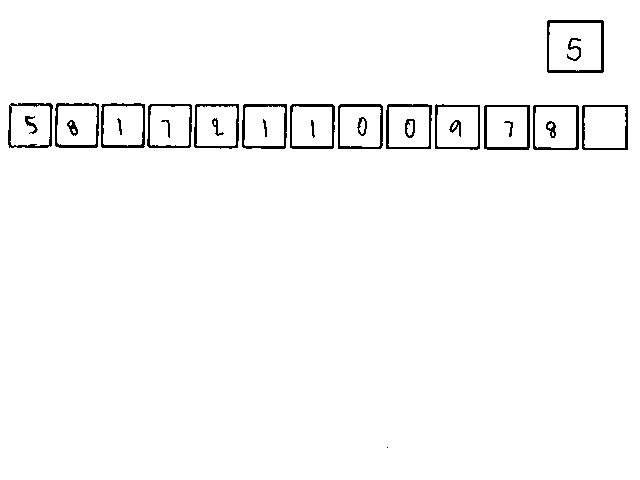
#> input picture 9.png, 640 x 480 px
$ python contour.py
#> lines starting #> are read from the running program, lines starting #| are printed output that depends on the picture; after the words box and inside, x2 and y2 are one past the last pixel; in counts of white or black regions, pixels touching at a corner belong together
import cv2
import numpy as np

img = cv2.imread("9.png")
#> img is the input picture: shape (480, 640, 3); 97.7% white; 28 black regions (1 under 20 px), largest, box (x1, y1, x2, y2) and area: (547, 20, 604, 73) 578, (484, 105, 530, 150) 464, (242, 104, 287, 149) 447
gray = cv2.cvtColor(img,cv2.COLOR_BGR2GRAY)
(thresh, Img_First) = cv2.threshold(gray, 140, 255, cv2.THRESH_BINARY)
#cv2.imshow("imaB",Img_First)
#cv2.waitKey(0)
#กำหนดให้ widthคือความกล้าง และ heightคือความสูง  แล้วให้ rows คือหาค่าในแนวนอนของความสูง และ cols คือหาค่าในแนวตั้งของความกว้าง---------------------------
Height,Width = Img_First.shape
#> Height = 480; Width = 640
Rows=Height
#> Rows = 480
Cols=Width
#> Cols = 640
SumPixel_H = np.array([Cols-(y/255) for y in Img_First.sum(axis=1)])#หาผลรวมของpixelสีดำในแนวcols
#> SumPixel_H = 480 values, max 568 at index 105, min 0 at index 0, mean 14.43

#---------Procecsที่เอาไว้หาค่าpixelสีดำแล้วเก็บตำแหน่งทั้งข้างบนและข้างล่างครั้งแรก--------------------------------------------------
Spec_HolBegin = 0
Spec_HolEnd = 0

Hol = len(SumPixel_H)
#> Hol = 480

for SpScore in range(0,Hol,+1):
   if SumPixel_H[SpScore]==0:
        SpScore = +1
   else:
      Spec_HolBegin=+SpScore
      break

for SpScore in range(Spec_HolBegin,Hol,+1):
   if SumPixel_H[SpScore] !=0:
        SpScore = +1
   else:
      Spec_HolEnd=+SpScore
      break


UpperAndLower_Cut = Img_First[Spec_HolBegin : Spec_HolEnd,0:Width] #ตัดพื้นที่ว่างทั้ง บน และ ล่าง ออก
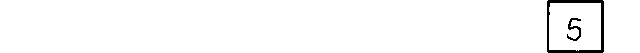
#> UpperAndLower_Cut: shape (53, 640); 98% white; 2 black regions, box (x1, y1, x2, y2) and area: (547, 0, 604, 53) 578, (567, 18, 581, 41) 117

#cv2.imshow("dectScore",UpperAndLower_Cut)
#cv2.waitKey(0)

#------------------------------------------------------ตัดแนวตั้งช่องคะแนน----------------------------------------------------------#

Height3,Width3 = UpperAndLower_Cut.shape
#> Height3 = 53; Width3 = 640
Rows3=Height3
#> Rows3 = 53
Cols3=Width3
#> Cols3 = 640
SumPixel_Ver = np.array([Rows3-(y/255) for y in UpperAndLower_Cut.sum(axis=0)])#หาผลรวมของpixelสีดำในแนวcols
#> SumPixel_Ver = 640 values, max 53 at index 548, min 0 at index 0, mean 1.09


Spec_VerBegin = 0
Spec_VerEnd = 0

Ver = len(SumPixel_Ver)
#> Ver = 640

for SpScore1 in range(Spec_VerEnd,Ver,+1):
   if SumPixel_Ver[SpScore1]==0:
        SpScore1 = +1
   else:
      Spec_VerBegin=+SpScore1
      break

for SpScore1 in range(Spec_VerBegin,Ver,+1):
   if SumPixel_Ver[SpScore1]!=0:
        SpScore1 = +1
   else:
      Spec_VerEnd=+SpScore1
      break


LAndR_Cut = UpperAndLower_Cut[0:Height3,Spec_VerBegin:Spec_VerEnd] #ตัดพื้นที่ว่างทั้ง บน และ ล่าง ออก
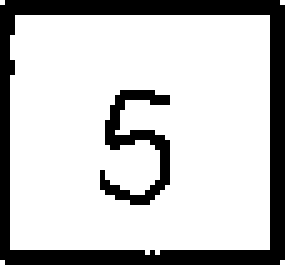
#> LAndR_Cut: shape (53, 57) (shown 5 times larger); 77% white; 2 black regions, box (x1, y1, x2, y2) and area: (0, 0, 57, 53) 578, (20, 18, 34, 41) 117


#cv2.imshow("cut_Score",LAndR_Cut)
#cv2.waitKey(0)

#-------------------------------------------------คัดกรอบบนล่างช่องคะแนน-------------------------------------------------------#

Height5,Width5 = LAndR_Cut.shape
#> Height5 = 53; Width5 = 57
Rows5 = Height5
#> Rows5 = 53
Cols5 = Width5
#> Cols5 = 57
SumPixel_HNo = np.array([Cols5-(y/255) for y in LAndR_Cut.sum(axis=1) ])
#> SumPixel_HNo = 53 values, max 57 at index 1, min 5 at index 7, mean 13.11
#print(SumPixel_HNo)
HNo = len(SumPixel_HNo)
#> HNo = 53


Egde_cut = LAndR_Cut[5:Height5-5,5:Width5-5]
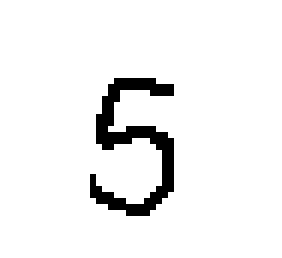
#> Egde_cut: shape (43, 47) (shown 6 times larger); 94.2% white; black in thin lines or dots, all inside (x1, y1, x2, y2) = (15, 13, 29, 36)
#cv2.imshow("asd",Egde_cut)
#cv2.waitKey(0)

#----------------------------------------------ตัดเลขแนวนอนช่องคะแนน-----------------------#
Height7,Width7 = Egde_cut.shape
#> Height7 = 43; Width7 = 47
Rows7=Height7
#> Rows7 = 43
Cols7=Width7
SumPixel_HNoScore = np.array([Cols7-(y/255) for y in Egde_cut.sum(axis=1)])
#> SumPixel_HNoScore = 43 values, max 12 at index 22, min 0 at index 0, mean 2.72


NoScore_Begin =0
NoScore_End =0
HNoScore = len(SumPixel_HNoScore)
#> HNoScore = 43

for NoSc in range (0,HNoScore,+1):
    if SumPixel_HNoScore[NoSc]==0:
        NoSc = +1
    else:
        NoScore_Begin =+ NoSc
        break

for NoSc in range(NoScore_Begin,HNoScore,+1):
    if SumPixel_HNoScore[NoSc]!=0:
        NoSc=+1
    else:
        NoScore_End=+NoSc
        break

NoCut_H = Egde_cut[NoScore_Begin-3:NoScore_End+3,0:Width7]
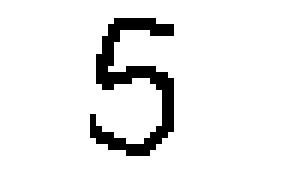
#> NoCut_H: shape (29, 47) (shown 6 times larger); 91.4% white; black in thin lines or dots, all inside (x1, y1, x2, y2) = (15, 3, 29, 26)
#cv2.imshow("suhiukhbis",NoCut_H)
#cv2.waitKey(0)

#---------------------------------ตัดเลขแล้วตั้งช่องคะแนน------------------------------#
Height8,Width8= NoCut_H.shape

Rows8=Height8
Cols8=Width8
SumPixel_VerNoScore = np.array([Rows8-(y/255) for y in NoCut_H.sum(axis=0)])#หาผลรวมของpixelสีดำในแนวcols
#> SumPixel_VerNoScore = 47 values, max 13 at index 18, min 0 at index 0, mean 2.49


NoScore_End1 = 0
NoScore_Begin1 = 0

VerNo = len(SumPixel_VerNoScore)
#> VerNo = 47

for NoSc1 in range(NoScore_End1,VerNo,+1):
   if SumPixel_VerNoScore[NoSc1]==0:
        NoSc1 = +1
   else:
       NoScore_Begin1=+NoSc1
       break

for NoSc1 in range(NoScore_Begin1,VerNo,+1):
   if SumPixel_VerNoScore[NoSc1]!=0:
       NoSc1 = +1
   else:
       NoScore_End1=+NoSc1
       break

NoCut_Ver = NoCut_H[0:Height8,NoScore_Begin1-3:NoScore_End1+3] #ตัดพื้นที่ว่างทั้ง บน และ ล่าง ออก
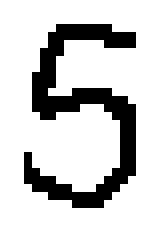
#> NoCut_Ver: shape (29, 20) (shown 8 times larger); 79.8% white; black in thin lines or dots, all inside (x1, y1, x2, y2) = (3, 3, 17, 26)
cv2.imshow("No",NoCut_Ver)

cv2.waitKey(0)


HeightBlack,WidthBlack = NoCut_Ver.shape

print("H : "+ str(HeightBlack)+"  W : "+str(WidthBlack))
#| H : 29  W : 20


for i in range (0,HeightBlack,+1):
    for j in range (0,WidthBlack,+1):
        if NoCut_Ver[i][j]==255:
            NoCut_Ver[i][j]=0
        else:
            NoCut_Ver[i][j]=255
       # print(Img_First[i][j])
cv2.imshow("sad",NoCut_Ver)
#cv2.imwrite("0000.png",Img_First)
cv2.waitKey(0)
